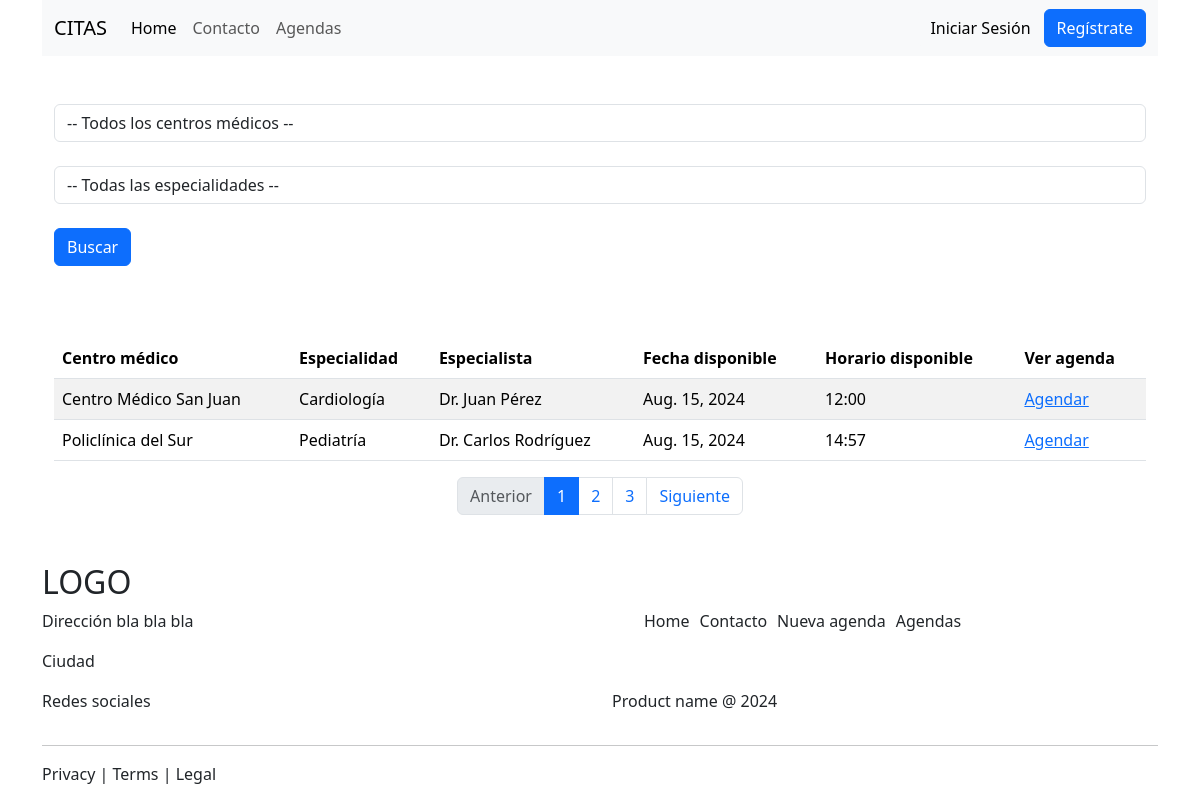
/agendas, run on the app's committed database.
### citas/models.py (models this page shows, shortened)
class Agenda(models.Model):
    fecha_disponible = models.DateField('Fecha Disponible', auto_now=False, auto_now_add=False)
    hora_disponible = models.TimeField('Hora Disponible', auto_now=False, auto_now_add=False)
    especialista = models.ForeignKey(Especialista, on_delete=models.CASCADE)
    centro_medico = models.ForeignKey(CentroMedico, on_delete=models.CASCADE)

class CentroMedico(models.Model):
    nombre = models.CharField('Nombre centro', max_length=200)
    direccion = models.CharField('Dirección', max_length=200)

class Especialista(models.Model):
    nombre = models.CharField('Nombre especialista', max_length=200)
    especialidad = models.CharField('Especialidad', max_length=200)

### citas/views.py (the view)
# urls.py: path('agendas', AgendaListView.as_view(), name="agendas"),
class AgendaListView(ListView):
    model = Agenda
    template_name = 'agendas.html'
    context_object_name = 'agendas'
    paginate_by = 2
    def get_queryset(self):
        queryset = super().get_queryset()
        centro_id = self.request.GET.get('centro_medico')
        especialista_id = self.request.GET.get('especialidad')
        if centro_id and centro_id != '0':
            queryset = queryset.filter(centro_medico_id=centro_id)
        if especialista_id and especialista_id != '0':
            especialidad = Especialista.objects.get(id=especialista_id).especialidad
            queryset = queryset.filter(especialista__especialidad=especialidad)
        agendas_con_citas = Cita.objects.values_list('agenda_id', flat=True)
        queryset = queryset.exclude(id__in=agendas_con_citas)
        return queryset
    def get_context_data(self, **kwargs):
        context = super().get_context_data(**kwargs)
        context['centros'] = CentroMedico.objects.all()
        especialistas = Especialista.objects.all()
        especialistas_unicos = OrderedDict()
        for especialista in especialistas:
            if especialista.especialidad not in especialistas_unicos:
                especialistas_unicos[especialista.especialidad] = especialista
        especialistas_unicos_list = list(especialistas_unicos.values())
        context['especialidades'] = especialistas_unicos_list
        return context

### citas/templates/agendas.html (shortened to what this page needs)
{% extends "partes/base.html" %}
{% load static %}
{% block contenido %}
    <div class="container">
        <form method="get" action="{% url 'agendas' %}">
            <select name="centro_medico" id="centro_medico" class="form-control">
                <option value="0">-- Todos los centros médicos --</option>
            </select><br>
            <select name="especialidad" id="especialidad" class="form-control">
                <option value="0">-- Todas las especialidades --</option>
            </select><br>
            <input type="submit" value="Buscar" class="btn btn-primary">
        </form>
        <br>
    </div>
    <div class="container mt-5">
        <div class="tabla">
            <table class="table table-striped">
                <thead>
                    <tr>
                        <th>Centro médico</th>
                        <th>Especialidad</th>
                        <th>Especialista</th>
                        <th>Fecha disponible</th>
                        <th>Horario disponible</th>
                        <th>Ver agenda</th>
                    </tr>
                </thead>
                <tbody>
                    {% for agenda in agendas %}
                        <tr>
                            <td>{{ agenda.centro_medico.nombre }}</td>
                            <td>{{ agenda.especialista.especialidad }}</td>
                            <td>{{ agenda.especialista.nombre }}</td>
                            <td>{{ agenda.fecha_disponible}}</td>
                            <td>{{ agenda.hora_disponible|date:"H:i" }}</td>
                            <td><a href="{% url 'cita' agenda.id %}">Agendar</a></td>
                        </tr>
                    {% empty %}
                        <tr>
                            <td colspan="5">No hay agendas disponibles.</td>
                        </tr>
                    {% endfor %}
                </tbody>
            </table>
        </div>
    </div>
    <div class="container">
        <nav aria-label="Page navigation example">
            <ul class="pagination justify-content-center">
              <li class="page-item {% if not page_obj.has_previous %}disabled{% endif %}">
                <a class="page-link" href="">Anterior</a>
              </li>
              {% for num in page_obj.paginator.page_range %}
                  <li class="page-item {% if page_obj.number == num %}active{% endif %}">
                    <a class="page-link" href="?page={{ num }}">{{ num }}</a>
                  </li>
              {% endfor %}
              <li class="page-item {% if not page_obj.has_next %}disabled{% endif %}">
                <a class="page-link" href="{% if page_obj.has_next %}?page={{ page_obj.next_page_number }}{% endif %}">Siguiente</a>
              </li>
            </ul>
        </nav>
    </div>
{% endblock %}

### data on the page
Agenda: centro_medico.nombre "Centro Médico San Juan", especialista.especialidad "Cardiología", especialista.nombre "Dr. Juan Pérez", fecha_disponible "Aug. 15, 2024", hora_disponible "12:00"
Agenda: centro_medico.nombre "Policlínica del Sur", especialista.especialidad "Pediatría", especialista.nombre "Dr. Carlos Rodríguez", fecha_disponible "Aug. 15, 2024", hora_disponible "14:57"

### other printed values
{{ num }} "1" "2" "3"
